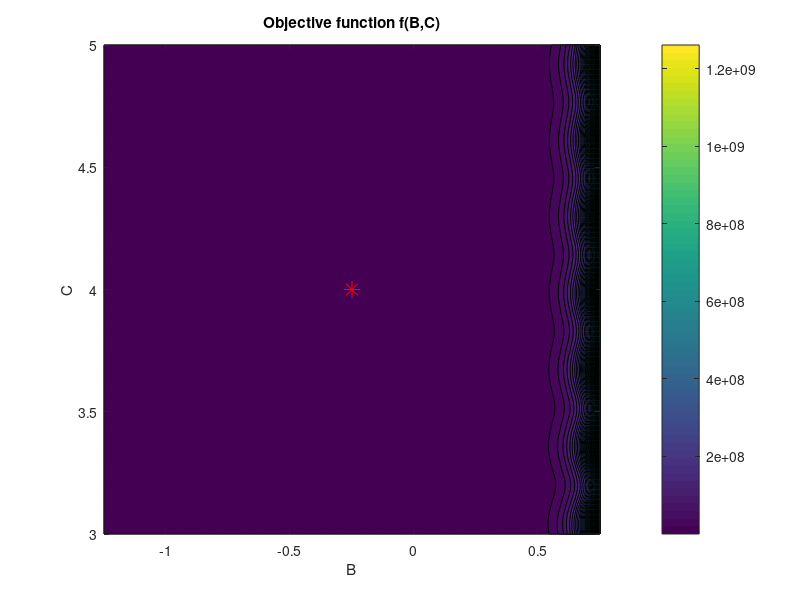
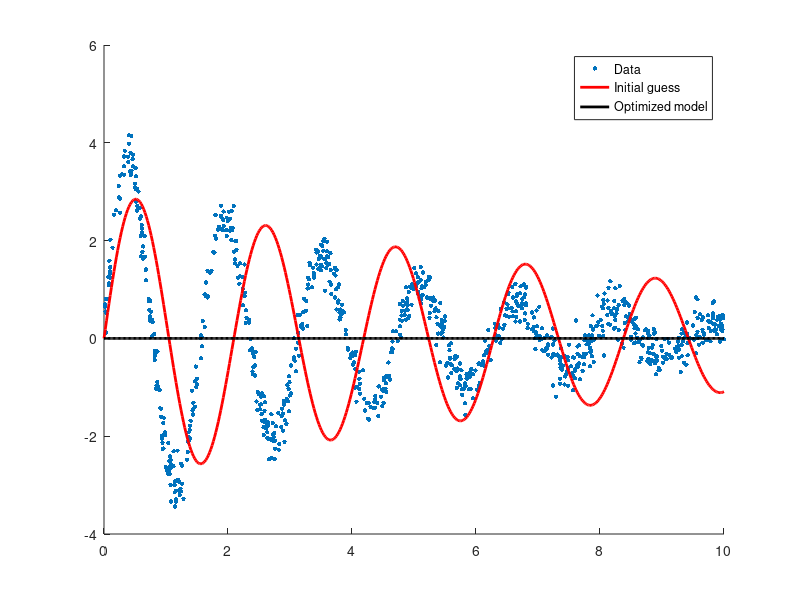

Source code (MATLAB) for these figures, in order:
%% Part 3.1
% Compare Newton and Gauss-Newton

%% a)
clear;
m = 1000; s = 0.25; alpha = 4; beta = -0.25; gamma = 4;
xp = 10*rand(m,1);
J = zeros(m,3);
J(:,1) = exp(beta*xp).*sin(gamma*xp);
J(:,2) = alpha*xp.*exp(beta*xp).*sin(gamma*xp);
J(:,3) = alpha*xp.*exp(beta*xp).*cos(gamma*xp);
v = randn(m-3,1); v = (sqrt(m)*s/norm(v))*v;
yp = alpha*exp(beta*xp).*sin(gamma*xp) + null(J')*v;


A = alpha;
B = linspace(beta-1, beta+1, 100);
C = linspace(gamma-1, gamma+1, 100);

[Bgrid, Cgrid] = meshgrid(B,C);
F = zeros(size(Bgrid));

for i = 1: length(B)
    for j = 1:length(C)
        ymodel = A*exp(Bgrid(i,j)*xp).*sin(Cgrid(i,j)*xp);
        r = ymodel - yp;
        F(i,j) = 0.5*sum(r.^2);
    end
end

figure;
contourf(Bgrid, Cgrid, F, 50)
hold on
plot(beta, gamma, 'r*', 'MarkerSize', 12)
colorbar
xlabel('B')
ylabel('C')
title('Objective function f(B,C)')


%% b) 

function r = residual(u, xp, yp)
    A = u(1);
    B = u(2);
    C = u(3);
    ymodel = A*exp(B*xp).*sin(C*xp);
    r = ymodel - yp;
end

function J = jacobian(u, xp)
    A = u(1);
    B = u(2);
    C = u(3);
    m = length(xp);
    J = zeros(m,3);

    J(:,1) = exp(B*xp).*sin(C*xp);
    J(:,2) = A*xp.*exp(B*xp).*sin(C*xp);
    J(:,3) = A*xp.*exp(B*xp).*cos(C*xp);

end

%initial guess
u_newton = [3; -0.1; 3];
u_gn     = [3; -0.1; 3];


% Newtons metod
   
j = 50;
tolerans = 1e-8;

for k = 1:j
    
    r = residual(u_newton, xp, yp);
    J = jacobian(u_newton, xp);
    
    g = J'*r;   % gradient
    
    % Hessian
    H = J'*J;
    
    A = u_newton(1);
    B = u_newton(2);
    C = u_newton(3);
    
    for i = 1:length(xp)
        
        x = xp(i);
        
        % Second derivatives
        d2AA = 0;
        d2BB = A*x^2*exp(B*x)*sin(C*x);
        d2CC = -A*x^2*exp(B*x)*sin(C*x);
        d2BC = A*x^2*exp(B*x)*cos(C*x);
        
        H(2,2) = H(2,2) + r(i)*d2BB;
        H(3,3) = H(3,3) + r(i)*d2CC;
        H(2,3) = H(2,3) + r(i)*d2BC;
        H(3,2) = H(2,3);
        
    end
    
    lambda = 1e-3;                 
    delta = -(H + lambda*eye(3))\g;
    u_newton = u_newton + delta;
    
    if norm(delta) < tolerans
        break
    end
    
end



% Gauss-Newton



for k = 1:j
    
    r = residual(u_gn, xp, yp);
    J = jacobian(u_gn, xp);
    
    % QR-dekomposition
    delta = -J\r;
    
    u_gn = u_gn + delta;
    
    if norm(delta) < tolerans
        break
    end
    
end


%Plot
u_opt = u_gn;

xplot = linspace(0,10,500)';

y_init = 3*exp(-0.1*xplot).*sin(3*xplot);
y_opt = u_opt(1)*exp(u_opt(2)*xplot).*sin(u_opt(3)*xplot);

figure
scatter(xp, yp, 10, 'filled')
hold on
plot(xplot, y_init, 'r', 'LineWidth',2)
plot(xplot, y_opt, 'k', 'LineWidth',2)
legend('Data','Initial guess','Optimized model')